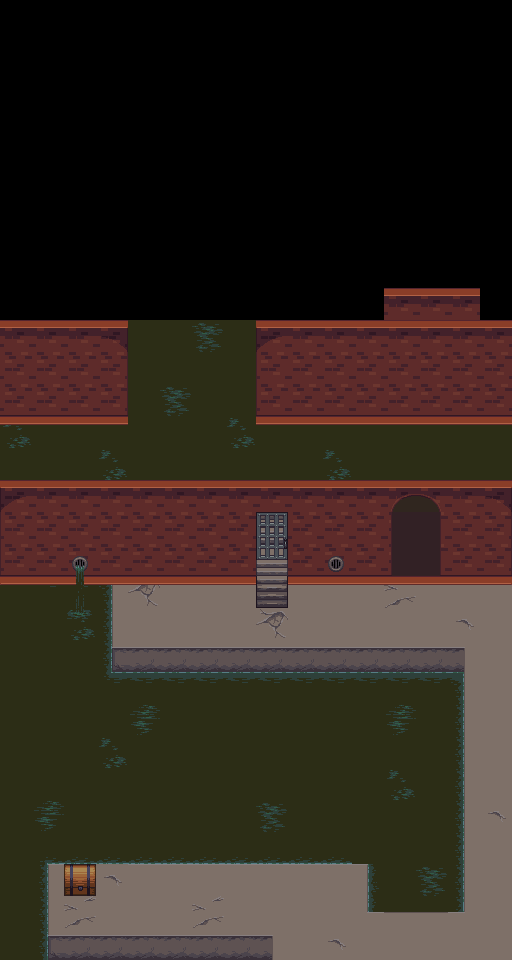

This is a level from a 2D game, rendered from its Tiled map with the project's own tilesets. A one-line summary and the complete map file follow:
An orthogonal 16x30 tile map with 32x32 px tiles, 4 tile layers (Tile Layer 1, Tile Layer 2, Tile Layer 3, Tile Layer 4), 12 tilesets and 12 objects.

<map version="1.0" orientation="orthogonal" renderorder="right-down" width="16" height="30" tilewidth="32" tileheight="32" nextobjectid="15">
 <tileset firstgid="1" name="dungeon" tilewidth="32" tileheight="32" tilecount="104">
  <image source="../Tiles/dungeon.png" width="416" height="256" />
 </tileset>
 <tileset firstgid="105" name="brackish" tilewidth="32" tileheight="32" tilecount="18">
  <image source="../Tiles/brackish.png" width="96" height="192" />
 </tileset>
 <tileset firstgid="123" name="bridges" tilewidth="32" tileheight="32" tilecount="42">
  <image source="../Tiles/bridges.png" width="192" height="224" />
 </tileset>
 <tileset firstgid="165" name="buckets" tilewidth="32" tileheight="32" tilecount="6">
  <image source="../Tiles/buckets.png" width="96" height="64" />
 </tileset>
 <tileset firstgid="171" name="barrel" tilewidth="32" tileheight="32" tilecount="8">
  <image source="../Tiles/barrel.png" width="128" height="64" />
 </tileset>
 <tileset firstgid="179" name="castle_lightsources" tilewidth="32" tileheight="32" tilecount="20">
  <image source="../Tiles/castle_lightsources.png" width="160" height="128" />
 </tileset>
 <tileset firstgid="199" name="stairs" tilewidth="32" tileheight="32" tilecount="112">
  <image source="../Tiles/stairs.png" width="256" height="448" />
 </tileset>
 <tileset firstgid="311" name="dirt" tilewidth="32" tileheight="32" tilecount="18">
  <image source="../Tiles/dirt.png" width="96" height="192" />
 </tileset>
 <tileset firstgid="329" name="dirt2" tilewidth="32" tileheight="32" tilecount="18">
  <image source="../Tiles/dirt2.png" width="96" height="192" />
 </tileset>
 <tileset firstgid="347" name="cement" tilewidth="32" tileheight="32" tilecount="18">
  <image source="../Tiles/cement.png" width="96" height="192" />
 </tileset>
 <tileset firstgid="365" name="cementstair" tilewidth="32" tileheight="32" tilecount="20">
  <image source="../Tiles/cementstair.png" width="160" height="128" />
 </tileset>
 <tileset firstgid="385" name="chests" tilewidth="32" tileheight="32" tilecount="6">
  <image source="../Tiles/chests.png" width="64" height="96" />
 </tileset>
 <layer name="Tile Layer 1" width="16" height="30">
  <data encoding="csv">
0,0,0,0,0,0,0,0,0,0,0,0,0,0,0,0,
0,0,0,0,0,0,0,0,0,0,0,0,0,0,0,0,
0,0,0,0,0,0,0,0,0,0,0,0,0,0,0,0,
0,0,0,0,0,0,0,0,0,0,0,0,0,0,0,0,
0,0,0,0,0,0,0,0,0,0,0,0,0,0,0,0,
0,0,0,0,0,0,0,0,0,0,0,0,0,0,0,0,
0,0,0,0,0,0,0,0,0,0,0,0,0,0,0,0,
0,0,0,0,0,0,0,0,0,0,0,0,0,0,0,0,
0,0,0,0,0,0,0,0,0,0,0,0,0,0,0,0,
0,0,0,0,0,0,0,0,0,0,0,0,2,2,2,0,
2,2,2,3,115,115,122,115,1,2,2,2,2,2,2,2,
15,15,15,16,115,115,115,115,14,15,15,15,15,15,15,15,
28,28,28,29,115,122,115,115,27,28,28,28,28,28,28,28,
121,115,115,115,115,115,115,121,115,115,115,115,115,115,115,115,
115,115,115,121,115,115,115,115,115,115,121,115,115,115,115,115,
115,115,115,115,115,115,115,115,115,115,115,115,115,115,115,115,
0,0,0,0,0,0,0,0,0,0,0,0,53,53,0,0,
0,0,0,0,0,0,0,0,0,0,53,53,53,53,0,0,
115,112,112,113,0,0,0,0,0,0,0,0,53,53,0,0,
115,115,121,116,0,0,0,0,0,0,0,0,0,0,0,0,
115,115,115,116,0,0,0,0,0,0,0,0,0,0,0,0,
115,115,115,109,112,112,112,112,112,112,112,112,112,112,113,0,
115,115,115,115,120,115,115,115,115,115,115,115,120,115,116,0,
115,115,115,121,115,115,115,115,115,115,115,115,115,115,116,0,
115,115,115,115,115,115,115,115,115,115,115,115,121,115,116,0,
115,120,115,115,115,115,115,115,122,115,115,115,115,115,116,0,
115,106,118,118,118,118,118,118,118,118,118,115,115,115,116,0,
115,116,0,0,0,0,0,0,0,0,0,114,115,122,116,0,
115,116,0,0,0,0,0,0,0,0,0,117,118,118,119,0,
115,116,0,0,0,0,0,0,0,0,0,0,0,0,0,0
</data>
 </layer>
 <layer name="Tile Layer 2" width="16" height="30">
  <data encoding="csv">
0,0,0,0,0,0,0,0,0,0,0,0,0,0,0,0,
0,0,0,0,0,0,0,0,0,0,0,0,0,0,0,0,
0,0,0,0,0,0,0,0,0,0,0,0,0,0,0,0,
0,0,0,0,0,0,0,0,0,0,0,0,0,0,0,0,
0,0,0,0,0,0,0,0,0,0,0,0,0,0,0,0,
0,0,0,0,0,0,0,0,0,0,0,0,0,0,0,0,
0,0,0,0,0,0,0,0,0,0,0,0,0,0,0,0,
0,0,0,0,0,0,0,0,0,0,0,0,0,0,0,0,
0,0,0,0,0,0,0,0,0,0,0,0,0,0,0,0,
0,0,0,0,0,0,0,0,0,0,0,0,0,0,0,0,
0,0,0,0,0,0,0,0,0,0,0,0,0,0,0,0,
0,0,0,0,0,0,0,0,0,0,0,0,0,0,0,0,
0,0,0,0,0,0,0,0,0,0,0,0,0,0,0,0,
41,41,41,41,0,0,0,0,41,41,41,41,41,41,41,41,
0,0,0,0,0,0,0,0,0,0,0,0,0,0,0,0,
0,0,0,0,0,0,0,0,0,0,0,0,0,0,0,0,
0,0,0,0,0,0,0,0,0,0,0,0,0,0,0,0,
0,0,0,0,0,0,0,0,365,0,0,0,0,0,0,0,
0,0,0,356,364,357,357,357,357,357,357,357,363,357,357,357,
0,0,0,356,357,357,357,357,364,357,357,357,357,357,362,357,
0,0,0,359,360,360,360,360,360,360,360,360,360,360,349,357,
0,0,0,0,0,0,0,0,0,0,0,0,0,0,356,357,
0,0,0,0,0,0,0,0,0,0,0,0,0,0,356,357,
0,0,0,0,0,0,0,0,0,0,0,0,0,0,356,357,
0,0,0,0,0,0,0,0,0,0,0,0,0,0,356,357,
0,0,0,0,0,0,0,0,0,0,0,0,0,0,356,362,
0,0,0,0,0,0,0,0,0,0,0,0,0,0,356,357,
0,353,354,362,354,354,354,354,354,354,354,355,0,0,356,357,
0,356,363,357,357,357,363,357,357,357,357,351,0,0,352,357,
0,359,360,360,360,360,360,360,349,357,362,357,357,357,357,357
</data>
 </layer>
 <layer name="Tile Layer 3" width="16" height="30">
  <data encoding="csv">
0,0,0,0,0,0,0,0,0,0,0,0,0,0,0,0,
0,0,0,0,0,0,0,0,0,0,0,0,0,0,0,0,
0,0,0,0,0,0,0,0,0,0,0,0,0,0,0,0,
0,0,0,0,0,0,0,0,0,0,0,0,0,0,0,0,
0,0,0,0,0,0,0,0,0,0,0,0,0,0,0,0,
0,0,0,0,0,0,0,0,0,0,0,0,0,0,0,0,
0,0,0,0,0,0,0,0,0,0,0,0,0,0,0,0,
0,0,0,0,0,0,0,0,0,0,0,0,0,0,0,0,
0,0,0,0,0,0,0,0,0,0,0,0,0,0,0,0,
0,0,0,0,0,0,0,0,0,0,0,0,0,0,0,0,
0,0,0,0,0,0,0,0,0,0,0,0,0,0,0,0,
0,0,0,0,0,0,0,0,0,0,0,0,0,0,0,0,
0,0,0,0,0,0,0,0,0,0,0,0,0,0,0,0,
0,0,0,0,0,0,0,0,0,0,0,0,0,0,0,0,
0,0,0,0,0,0,0,0,0,0,0,0,0,0,0,0,
1,2,2,2,2,2,2,2,2,2,2,2,9,10,2,3,
14,15,15,15,15,15,15,15,375,15,15,15,22,23,15,16,
27,28,28,28,28,28,28,28,365,28,28,28,35,36,28,29,
40,41,41,41,41,41,41,41,380,41,41,41,41,41,41,42,
0,0,0,0,0,0,0,0,0,0,0,0,0,0,0,0,
0,0,0,0,0,0,0,0,0,0,0,0,0,0,0,0,
0,0,0,0,0,0,0,0,0,0,0,0,0,0,0,0,
0,0,0,0,0,0,0,0,0,0,0,0,0,0,0,0,
0,0,0,0,0,0,0,0,0,0,0,0,0,0,0,0,
0,0,0,0,0,0,0,0,0,0,0,0,0,0,0,0,
0,0,0,0,0,0,0,0,0,0,0,0,0,0,0,0,
0,0,0,0,0,0,0,0,0,0,0,0,0,0,0,0,
0,0,386,0,0,0,0,0,0,0,0,0,0,0,0,0,
0,0,0,0,0,0,0,0,0,0,0,0,0,0,0,0,
0,0,0,0,0,0,0,0,0,0,0,0,0,0,0,0
</data>
 </layer>
 <layer name="Tile Layer 4" width="16" height="30">
  <data encoding="csv">
0,0,0,0,0,0,0,0,0,0,0,0,0,0,0,0,
0,0,0,0,0,0,0,0,0,0,0,0,0,0,0,0,
0,0,0,0,0,0,0,0,0,0,0,0,0,0,0,0,
0,0,0,0,0,0,0,0,0,0,0,0,0,0,0,0,
0,0,0,0,0,0,0,0,0,0,0,0,0,0,0,0,
0,0,0,0,0,0,0,0,0,0,0,0,0,0,0,0,
0,0,0,0,0,0,0,0,0,0,0,0,0,0,0,0,
0,0,0,0,0,0,0,0,0,0,0,0,0,0,0,0,
0,0,0,0,0,0,0,0,0,0,0,0,0,0,0,0,
0,0,0,0,0,0,0,0,0,0,0,0,0,0,0,0,
0,0,0,0,0,0,0,0,0,0,0,0,0,0,0,0,
0,0,0,0,0,0,0,0,0,0,0,0,0,0,0,0,
0,0,0,0,0,0,0,0,0,0,0,0,0,0,0,0,
0,0,0,0,0,0,0,0,0,0,0,0,0,0,0,0,
0,0,0,0,0,0,0,0,0,0,0,0,0,0,0,0,
0,0,0,0,0,0,0,0,0,0,0,0,0,0,0,0,
0,0,0,0,0,0,0,0,66,0,0,0,0,0,0,0,
0,0,13,0,0,0,0,0,79,0,52,0,0,0,0,0,
0,0,26,0,0,0,0,0,0,0,0,0,0,0,0,0,
0,0,39,0,0,0,0,0,0,0,0,0,0,0,0,0,
0,0,0,0,0,0,0,0,0,0,0,0,0,0,0,0,
0,0,0,0,0,0,0,0,0,0,0,0,0,0,0,0,
0,0,0,0,0,0,0,0,0,0,0,0,0,0,0,0,
0,0,0,0,0,0,0,0,0,0,0,0,0,0,0,0,
0,0,0,0,0,0,0,0,0,0,0,0,0,0,0,0,
0,0,0,0,0,0,0,0,0,0,0,0,0,0,0,0,
0,0,0,0,0,0,0,0,0,0,0,0,0,0,0,0,
0,0,0,0,0,0,0,0,0,0,0,0,0,0,0,0,
0,0,0,0,0,0,0,0,0,0,0,0,1610613094,1610613094,0,0,
0,0,0,0,0,0,0,0,0,0,0,0,0,0,0,0
</data>
 </layer>
 <objectgroup name="Object Layer 1">
  <object id="1" x="368" y="648" width="96" height="264" />
  <object id="2" x="48" y="648" width="320" height="216" />
  <object id="4" x="48" y="584" width="64" height="64" />
  <object id="5" x="0" y="584" width="48" height="376" />
  <object id="7" x="0" y="480" width="256" height="72" />
  <object id="8" x="256" y="480" width="128" height="72" />
  <object id="9" x="296" y="552" width="88" height="32" />
  <object id="10" x="48" y="936" width="224" height="24" />
  <object id="11" x="0" y="552" width="248" height="32" />
  <object id="12" x="448" y="480" width="64" height="104" />
  <object id="13" x="384" y="480" width="64" height="80" />
  <object id="14" x="64" y="864" width="32" height="32" />
 </objectgroup>
</map>
